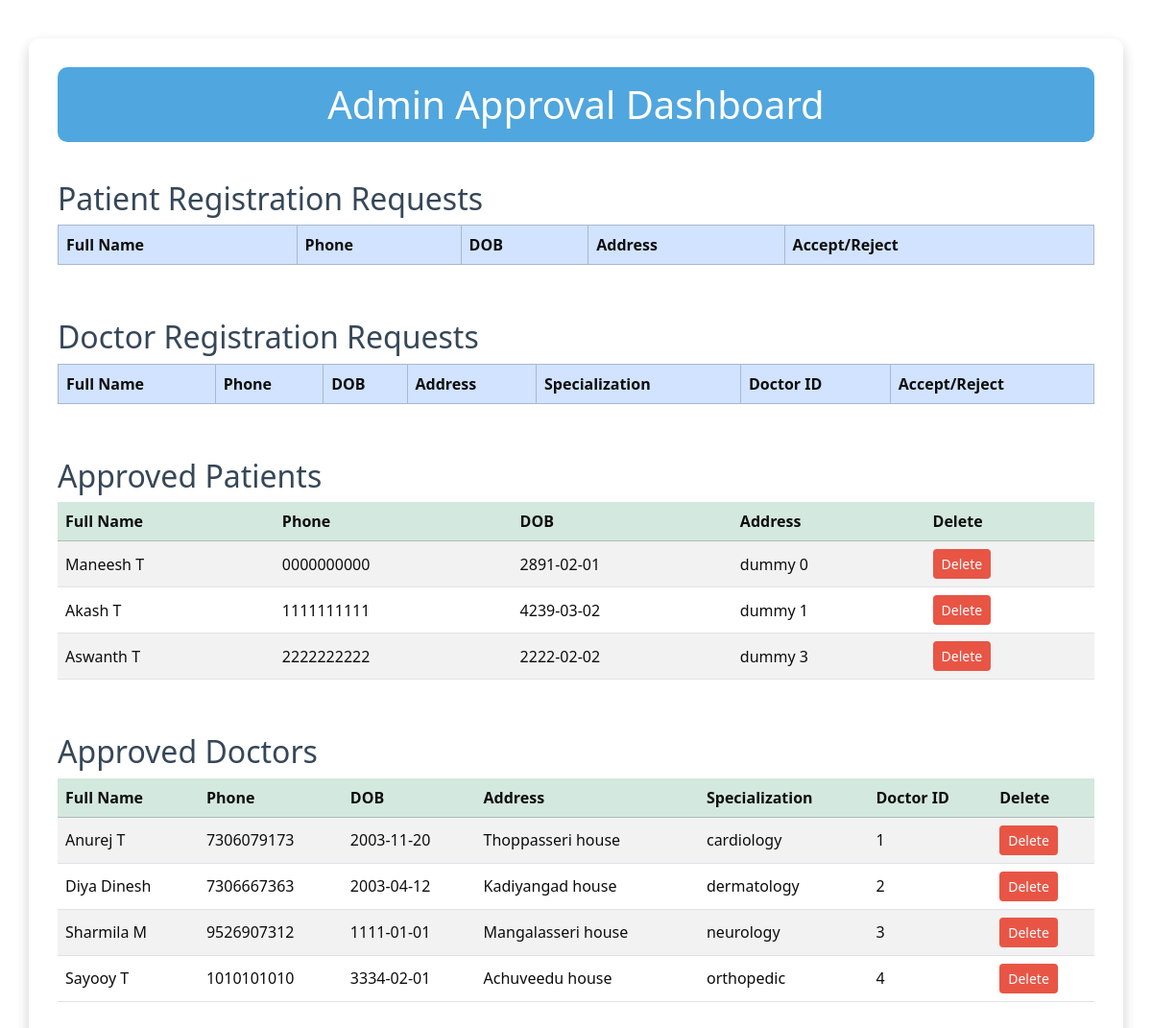
The app's page /adminlogged (signed in), older data.
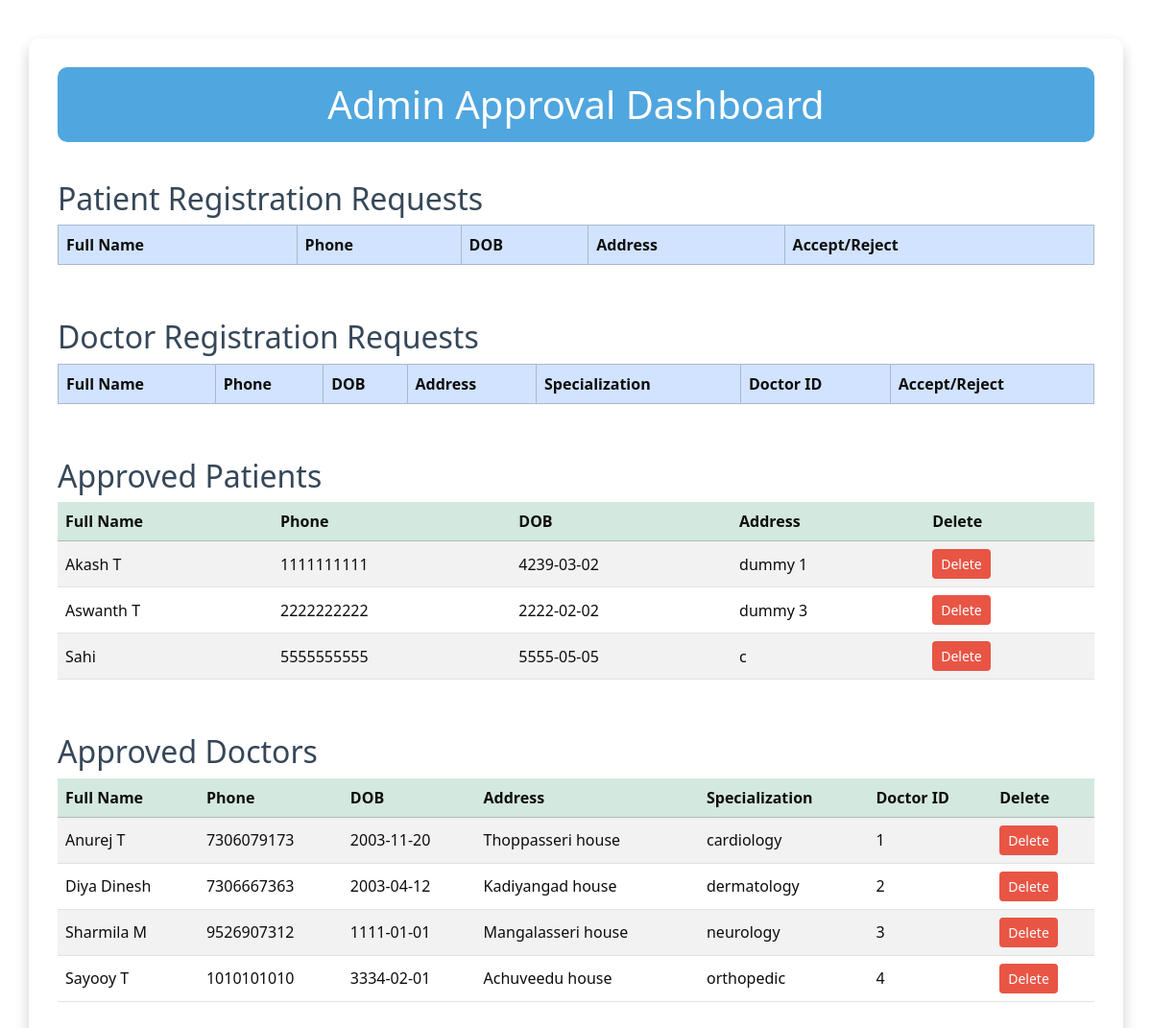
The same page, newer data.
### models.py (models this page shows)
class Patient(db.Model):
    id = db.Column(db.Integer, primary_key = True)
    full_name = db.Column(db.String())
    phone_no = db.Column(db.String(), unique = True, nullable = False)
    dob = db.Column(db.Date)
    address = db.Column(db.String())
    password = db.Column(db.String())
    is_approved = db.Column(db.Boolean(), default = False)
    appointments = db.relationship('Appointment', backref = 'patient')

class Doctor(db.Model):
    id = db.Column(db.Integer, primary_key = True)
    full_name = db.Column(db.String())
    phone_no = db.Column(db.String(), unique = True, nullable = False)
    dob = db.Column(db.Date)
    address = db.Column(db.String())
    password = db.Column(db.String())
    doct_id = db.Column(db.String(), unique = True)
    specialization = db.Column(db.String())
    is_approved = db.Column(db.Boolean, default = False)
    appointments = db.relationship('Appointment', backref='doctor')

### app.py (the view)
@app.route('/adminlogged')
def admin_logged():
    if not session.get('admin_logged_in'):
        return redirect('logadmin')
    pending_patients = Patient.query.filter_by(is_approved = False).all()
    approved_patients = Patient.query.filter_by(is_approved = True).all()
    pending_doctors = Doctor.query.filter_by(is_approved = False).all()
    approved_doctors = Doctor.query.filter_by(is_approved = True).all()
    return render_template('adminlogged.html', doctors = pending_doctors, approved_doctors = approved_doctors, patients = pending_patients, approved_patients = approved_patients)

### templates/adminlogged.html (shortened to what this page needs)
<!DOCTYPE html>
<html lang="en">
<head>
    <link href="https://cdn.jsdelivr.net/npm/bootstrap@5.3.3/dist/css/bootstrap.min.css" rel="stylesheet">
</head>
<body>
    <div class="container dashboard-container">
        <h1>Admin Approval Dashboard</h1>
        <h2>Patient Registration Requests</h2>
        <div class="table-responsive">
            <table class="table table-bordered table-hover align-middle">
                <thead class="table-primary">
                    <tr>
                        <th>Full Name</th>
                        <th>Phone</th>
                        <th>DOB</th>
                        <th>Address</th>
                        <th>Accept/Reject</th>
                    </tr>
                </thead>
            </table>
        </div>
        <h2>Doctor Registration Requests</h2>
        <div class="table-responsive">
            <table class="table table-bordered table-hover align-middle">
                <thead class="table-primary">
                    <tr>
                        <th>Full Name</th>
                        <th>Phone</th>
                        <th>DOB</th>
                        <th>Address</th>
                        <th>Specialization</th>
                        <th>Doctor ID</th>
                        <th>Accept/Reject</th>
                    </tr>
                </thead>
            </table>
        </div>
        <h2>Approved Patients</h2>
        <div class="table-responsive">
            <table class="table table-striped align-middle">
                <thead class="table-success">
                    <tr>
                        <th>Full Name</th>
                        <th>Phone</th>
                        <th>DOB</th>
                        <th>Address</th>
                        <th>Delete</th>
                    </tr>
                </thead>
                <tbody>
                    {% for patient in approved_patients %}
                    <tr>
                        <td>{{ patient.full_name }}</td>
                        <td>{{ patient.phone_no }}</td>
                        <td>{{ patient.dob }}</td>
                        <td>{{ patient.address }}</td>
                        <td>
                            <form action="/delete_patient/{{ patient.id }}" method="POST" class="d-inline">
                                <button type="submit" class="btn btn-sm btn-delete" onclick="return confirm('Are you sure to delete?')">Delete</button>
                            </form>
                        </td>
                    </tr>
                    {% endfor %}
                </tbody>
            </table>
        </div>
        <h2>Approved Doctors</h2>
        <div class="table-responsive">
            <table class="table table-striped align-middle">
                <thead class="table-success">
                    <tr>
                        <th>Full Name</th>
                        <th>Phone</th>
                        <th>DOB</th>
                        <th>Address</th>
                        <th>Specialization</th>
                        <th>Doctor ID</th>
                        <th>Delete</th>
                    </tr>
                </thead>
                <tbody>
                    {% for doctor in approved_doctors %}
                    <tr>
                        <td>{{ doctor.full_name }}</td>
                        <td>{{ doctor.phone_no }}</td>
                        <td>{{ doctor.dob }}</td>
                        <td>{{ doctor.address }}</td>
                        <td>{{ doctor.specialization }}</td>
                        <td>{{ doctor.doct_id }}</td>
                        <td>
                            <form action="/delete_doctor/{{ doctor.id }}" method="POST" class="d-inline">
                                <button type="submit" class="btn btn-sm btn-delete" onclick="return confirm('Are you sure to delete?')">Delete</button>
                            </form>
                        </td>
                    </tr>
                    {% endfor %}
                </tbody>
            </table>
        </div>
    </div>
</body>
</html>

### templates/adminlogged.html (style rules this page uses)
body { background-image: url('https://images.pexels.com/photos/40568/medical-appointment-doctor-healthcare-40568.jpeg?auto=compress&cs=tinysrgb&dpr=2&h=1080&w=1920'); background-size: cover; background-position: center; background-repeat: no-repeat; background-attachment: fixed; opacity: 0.95; }
.dashboard-container { background-color: rgba(255, 255, 255, 0.95); border-radius: 12px; padding: 30px; margin-top: 40px; box-shadow: 0 6px 15px rgba(0,0,0,0.2); }
h1 { background-color: rgba(52, 152, 219, 0.9); color: white; text-align: center; padding: 15px; border-radius: 10px; margin-bottom: 30px; }
h2 { color: #2c3e50; margin-top: 40px; }
table { background-color: white; }
.btn-delete { background-color: #e74c3c; color: white; }

Row changes from the older to the newer data that the page shows:
removed Patient: full_name "Maneesh T", phone_no "0000000000", dob "2891-02-01", address "dummy 0"
added Patient: full_name "Sahi", phone_no "5555555555", dob "5555-05-05", address "c"
